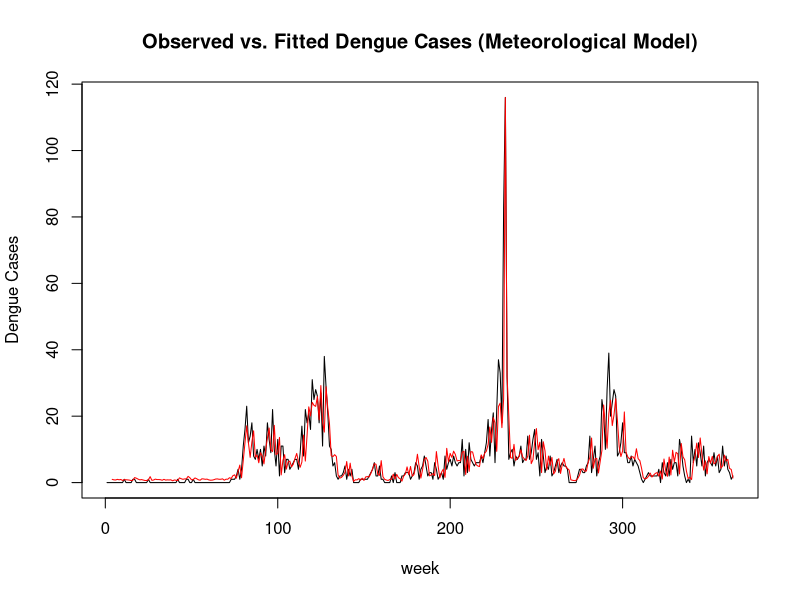
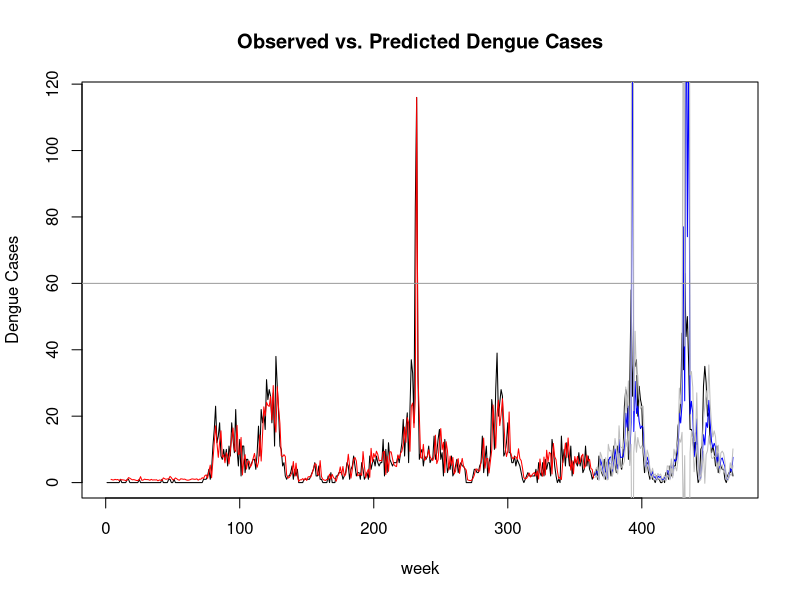
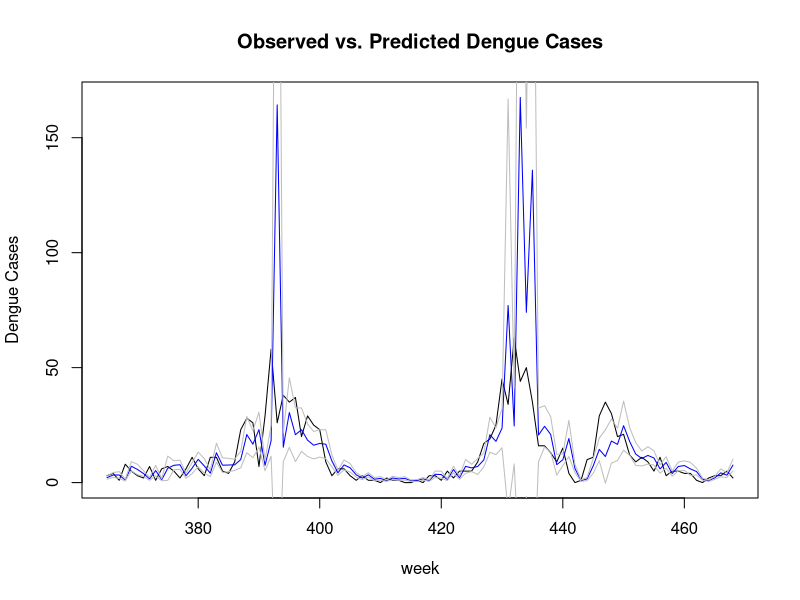

Source code (R) for these figures, in order: (Note: this script raises an error after producing the figures.)
setwd("~/Doks/Uni/Epidemiologie/Master Thesis/Thesis-Code/Data")
Iquitos <- read.csv("../Data/Iquitos_total2.csv")

library(mgcv)
form <- as.formula("total_cases ~s(total_cases1)+s(relative_humidity3)+s(DTR3)+s(precipitation_amount3)")
#form <- as.formula("total_cases ~ s(total_cases,k=4)+s(total_cases1,k=4)+s(precipitation_amount5,k=4)+s(specific_humidity5,k=4)")

training <- Iquitos[1:364,]

attach(training)
mod.train <- mgcv::gam(form, family=quasipoisson, na.action=na.exclude, data=training)
summary(mod.train)
concurvity(mod.train)

par(mfrow=c(1,1))
p <- fitted.values(mod.train)
plot(training$total_cases, type="l",ylab="Dengue Cases", xlab="week",
     main="Observed vs. Fitted Dengue Cases (Meteorological Model)")
points(predict(mod.train, type="response"),type="l", col="red")

sqrt(mean((training$total_cases-p)^2,na.rm=T))
sqrt(mean((training$total_cases-p)^2,na.rm=T))/sqrt(mean((training$total_cases)^2))
detach(training)

f.total <- Iquitos
### testing
attach(f.total)
preddata <- data.frame(total_cases,specific_humidity3,total_cases1,precipitation_amount3,relative_humidity3,DTR3)
f.total$predict<-predict(mod.train, type="response", newdata=as.data.frame(preddata))
pred <-predict(mod.train, type="response", newdata=as.data.frame(preddata),se.fit = T)
#####
preddata <- transform(preddata, fitted = pred$fit)
# 95% confidence interval
preddata <- transform(preddata, 
                      upper = fitted + (1.96 * pred$se.fit),
                      lower = fitted - (1.96 * pred$se.fit))

p <- f.total$predict
train <- f.total[1:364,]
pred <- f.total[365:468,]
preddata <- preddata[365:468,]

par(mfrow=c(1,1))
plot(f.total$total_cases, type="l",ylab="Dengue Cases", xlab="week",
     main="Observed vs. Predicted Dengue Cases")
points(train$predict,type="l", col="red")
points(365:468,pred$predict,type="l", col="blue")
points(365:468,preddata$upper, type="l", col="grey")
points(365:468,preddata$lower,type="l", col="grey")
abline(h=60, col = "gray60")
### Plot predictions
plot(365:468,pred$total_cases, type="l",ylab="Dengue Cases", xlab="week", ylim=c(0,max(pred$predict)),
     main="Observed vs. Predicted Dengue Cases")
points(365:468,pred$predict,type="l", col="blue")
points(365:468,preddata$upper, type="l", col="grey")
points(365:468,preddata$lower,type="l", col="grey")

#for training data
sqrt(mean((train$total_cases-train$predict)^2,na.rm=T))/sqrt(mean((train$total_cases)^2))
#for validation data 2011-2013
sqrt(mean((pred$total_cases-pred$predict)^2,na.rm=T))
sqrt(mean((pred$total_cases-pred$predict)^2,na.rm=T))/sqrt(mean((pred$total_cases)^2))

preddata <- preddata%>%
  mutate(CI_cov = between(total_cases,lower,upper))
summary(preddata$CI_cov)
25/104
